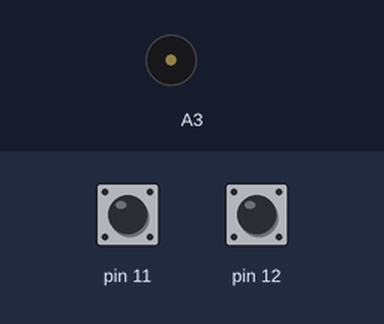
Bench run of a sketch on a simulated Arduino Uno, built with avr-gcc and run on an emulated ATmega328P. Parts: buzzer (waves = sounding). Inputs (shaded band) come from the test bench; at power-on: pin 11 HIGH, pin 12 HIGH.

Above: at 1.2 s.
1.3 s: pin 11 pulled LOW for 1 s
At 1.52 s:
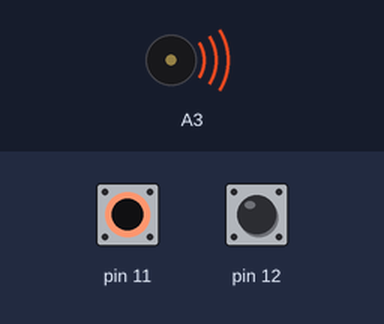
3.8 s: pin 12 pulled LOW for 1 s
At 6.1 s:
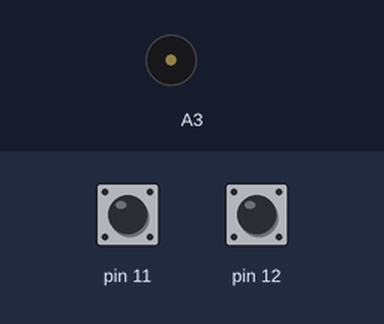
6.8 s: pin 12 pulled LOW for 3.2 s
At 6.9 s:
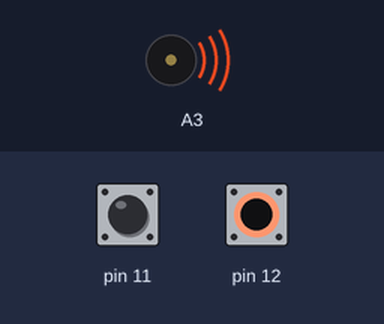
11.5 s: pin 11 pulled LOW for 3.2 s
At 15.6 s:
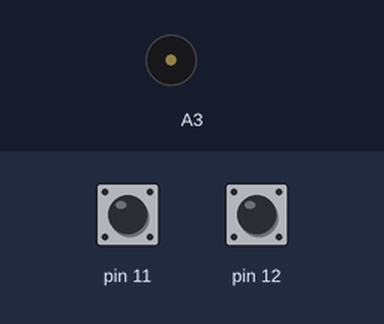
Timing chart, 0 to 17.1 s (numbered marks = the images above; inputs shaded):
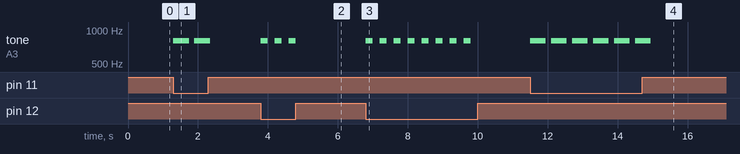

The sketch:

morze.ino
```cpp
void setup()
 {
  pinMode(12, INPUT_PULLUP);
 pinMode(A3, OUTPUT);
 pinMode(11, INPUT_PULLUP);
 }
void loop()
{
 if(digitalRead(12)==LOW)//если кнопка нажата ...
 {
  tone(A3, 800);
  delay(200);
  noTone(A3);
  delay(200);
  }
 else
 {
 noTone(A3);
 }
 if(digitalRead(11)==LOW)//если кнопка нажата ...
 {
  tone(A3, 800);
  delay(450);
  noTone(A3);
  delay(150);
 }
 else
 {
 noTone(A3);
 }
 }
```

Measured:
- after the input at 1.3 s, tone on A3: alternates 800 Hz for 0.45 s and silent for 0.15 s, 4 changes in all, then stays silent, starting at once
- after the input at 3.8 s, tone on A3: alternates 800 Hz for 0.20 s and silent for 0.20 s, 6 changes in all, then stays silent, starting at once
- after the input at 6.8 s, tone on A3: alternates 800 Hz for 0.20 s and silent for 0.20 s, 16 changes in all, then stays silent, starting at once
- after the input at 11.5 s, tone on A3: alternates 800 Hz for 0.45 s and silent for 0.15 s, 12 changes in all, then stays silent, starting at once
